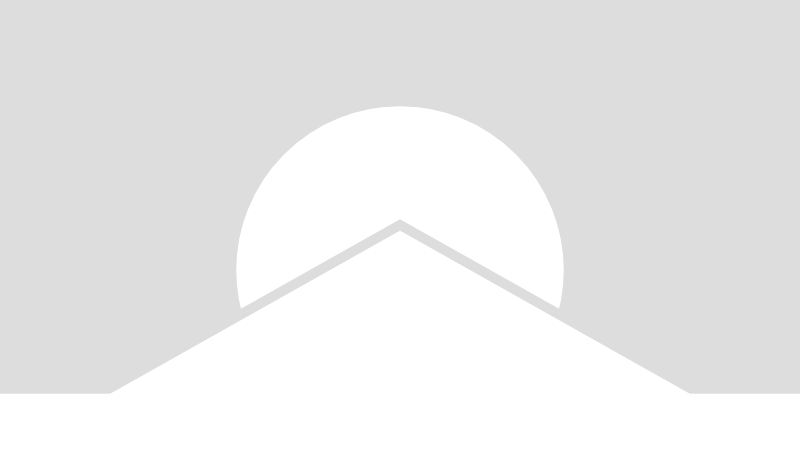
Frame 1 (no input)
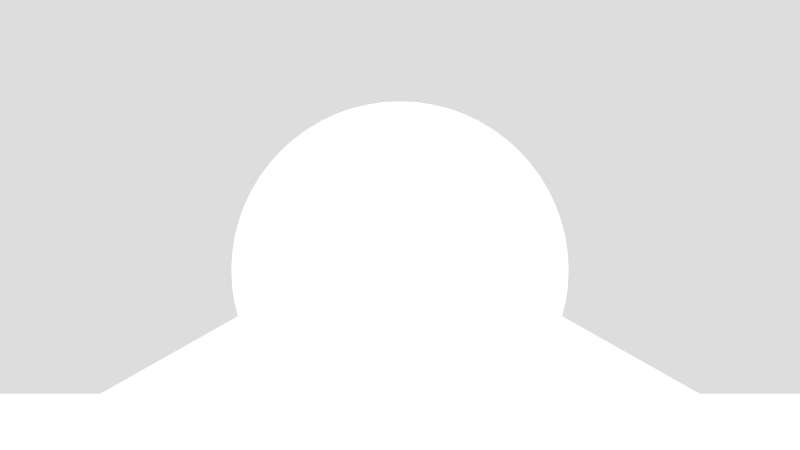
Frame 2 (the mouse pressed at the canvas centre, redrawn once)

The p5.js sketch that drew these frames (run headless with seeded random() and noise() and a simulated clock; the mouse was pressed at the canvas centre and the sketch redrawn once):

// p5.js sketch
// ── sketch.js
function setup() {
  canvasWidth = 800, canvasHeight = 450;
  backgroundColor = '#ddd';

  createCanvas(canvasWidth, canvasHeight);

  stroke(backgroundColor);
  strokeWeight(10);
  noLoop();
}

function draw() {
  background(backgroundColor);
  diameter = canvasHeight * 0.75;
  ellipseCenter = {
    x: canvasWidth / 2,
    y: canvasHeight * 0.6
  }
  ellipse(ellipseCenter.x, ellipseCenter.y, diameter, diameter);
  triangle(0, canvasHeight, ellipseCenter.x, ellipseCenter.y - canvasHeight / 10, canvasWidth, canvasHeight);
  noStroke();
  rectHeight = canvasHeight / 8;
  rect(0, canvasHeight - rectHeight, canvasWidth, rectHeight);
}

// function windowResized() {
//   resizeCanvas(windowWidth, windowHeight);
// }
